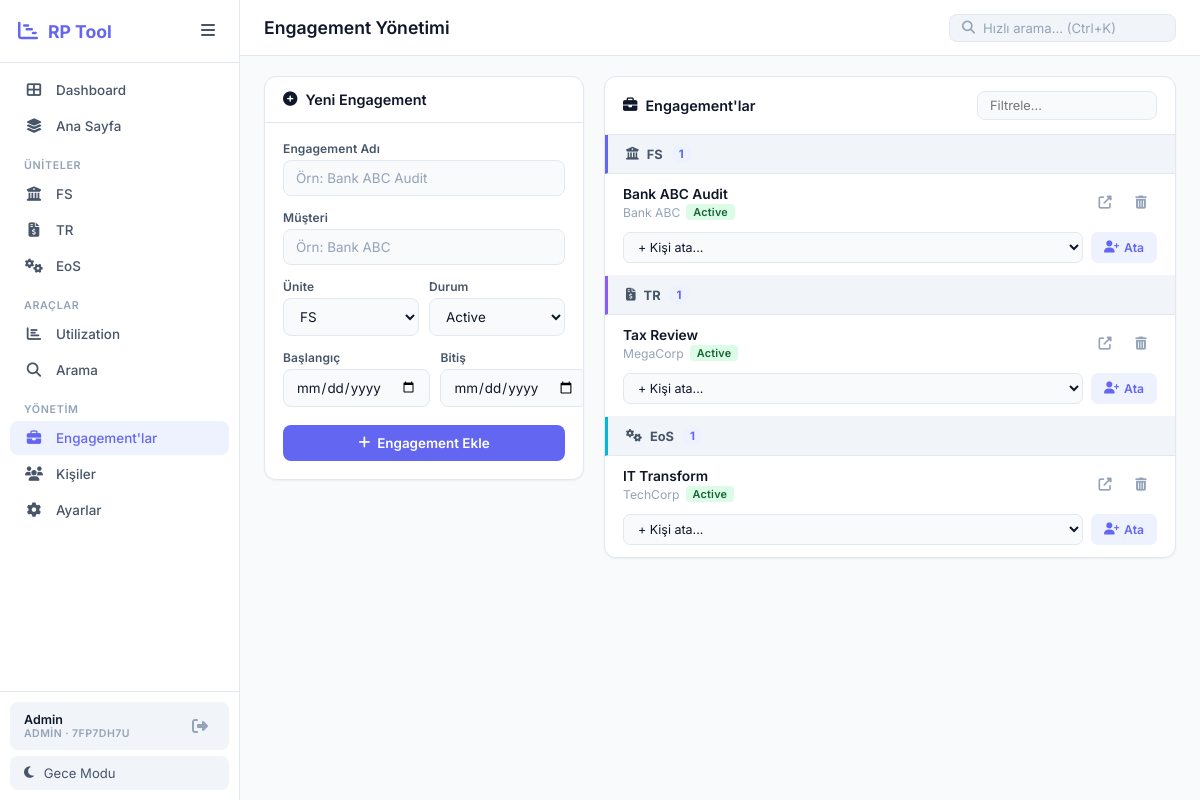
The page /manage/engagements (signed in) on the database as committed earlier.
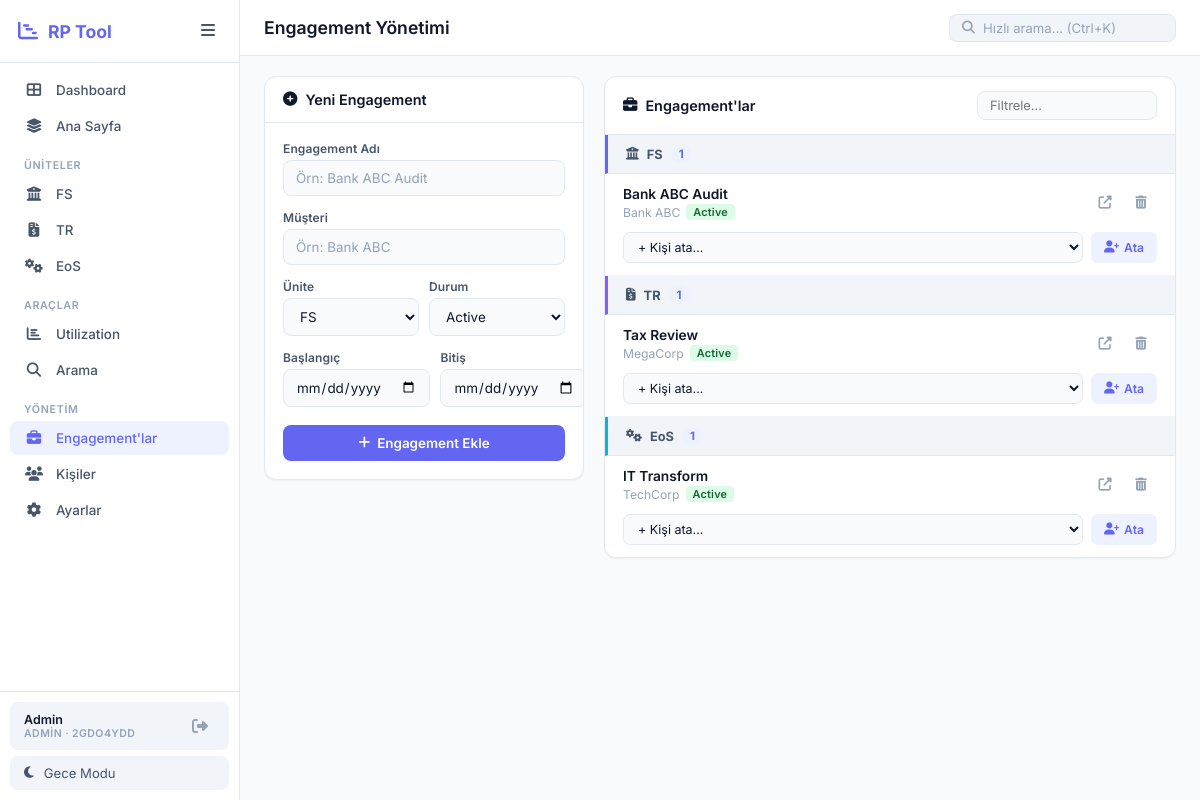
The same page on the database as committed later.
### models.py (models this page shows, shortened)
class Unit(db.Model):
    __tablename__ = 'units'
    id = db.Column(db.Integer, primary_key=True)
    workspace_id = db.Column(db.Integer, db.ForeignKey('workspaces.id'), nullable=False)
    short_name = db.Column(db.String(20), nullable=False)
    long_name = db.Column(db.String(200), nullable=False)
    icon = db.Column(db.String(50), default='fas fa-folder')
    color = db.Column(db.String(20), default='#6366f1')
    sort_order = db.Column(db.Integer, default=0)
    is_active = db.Column(db.Boolean, default=True)
    created_at = db.Column(db.DateTime, default=datetime.utcnow)
    __table_args__ = (
        db.UniqueConstraint('workspace_id', 'short_name', name='unique_ws_unit'),
    )

class User(UserMixin, db.Model):
    __tablename__ = 'users'
    id = db.Column(db.Integer, primary_key=True)
    username = db.Column(db.String(100), unique=True, nullable=False)
    password = db.Column(db.String(200), nullable=False)
    display_name = db.Column(db.String(100), nullable=False)
    email = db.Column(db.String(200), nullable=True)
    role = db.Column(db.String(20), default='user')
    workspace_id = db.Column(db.Integer, db.ForeignKey('workspaces.id'), nullable=False)
    last_login = db.Column(db.DateTime, nullable=True)
    created_at = db.Column(db.DateTime, default=datetime.utcnow)
    def is_admin(self):
        return self.role == 'admin'

class Workspace(db.Model):
    __tablename__ = 'workspaces'
    id = db.Column(db.Integer, primary_key=True)
    name = db.Column(db.String(200), nullable=False)
    code = db.Column(db.String(10), unique=True, nullable=False)
    created_at = db.Column(db.DateTime, default=datetime.utcnow)
    users = db.relationship('User', backref='workspace', lazy=True)
    units = db.relationship('Unit', backref='workspace', lazy=True, cascade='all, delete-orphan')
    titles = db.relationship('Title', backref='workspace', lazy=True, cascade='all, delete-orphan')
    persons = db.relationship('Person', backref='workspace', lazy=True, cascade='all, delete-orphan')
    engagements = db.relationship('Engagement', backref='workspace', lazy=True, cascade='all, delete-orphan')
    settings = db.relationship('AppSettings', backref='workspace', lazy=True, cascade='all, delete-orphan')
    monthly_capacities = db.relationship('MonthlyCapacity', backref='workspace', lazy=True, cascade='all, delete-orphan')

class Engagement(db.Model):
    __tablename__ = 'engagements'
    id = db.Column(db.Integer, primary_key=True)
    workspace_id = db.Column(db.Integer, db.ForeignKey('workspaces.id'), nullable=False)
    name = db.Column(db.String(200), nullable=False)
    client = db.Column(db.String(200), nullable=True)
    category = db.Column(db.String(50), nullable=False, default='FS')
    status = db.Column(db.String(50), default='Active')
    start_date = db.Column(db.Date, nullable=True)
    end_date = db.Column(db.Date, nullable=True)
    created_at = db.Column(db.DateTime, default=datetime.utcnow)
    bookings = db.relationship('Booking', backref='engagement', lazy=True, cascade='all, delete-orphan')

### app.py (the view)
@app.route('/manage/engagements')
@login_required
def manage_engagements():
    if not current_user.is_admin():
        return redirect(url_for('merge'))
    units = get_active_units()
    ebu = {u.short_name: Engagement.query.filter_by(workspace_id=ws_id(), category=u.short_name).order_by(Engagement.name).all() for u in units}
    persons = Person.query.filter_by(workspace_id=ws_id(), is_active=True).order_by(Person.name).all()
    return render_template('manage_engagements.html', units=units, engagements_by_unit=ebu, persons=persons)

### app.py (called while the page is built)
@login_manager.user_loader
def load_user(user_id):
    return db.session.get(User, int(user_id))

def ws_id():
    return current_user.workspace_id

def get_active_units():
    if not current_user.is_authenticated:
        return []
    return Unit.query.filter_by(workspace_id=ws_id(), is_active=True).order_by(Unit.sort_order, Unit.short_name).all()

def get_active_titles():
    if not current_user.is_authenticated:
        return []
    return Title.query.filter_by(workspace_id=ws_id(), is_active=True).order_by(Title.sort_order, Title.name).all()

def get_demand_page_name():
    if not current_user.is_authenticated:
        return 'Ana Sayfa'
    name = AppSettings.get(ws_id(), 'demand_page_name', '')
    return name if name else 'Ana Sayfa'

@app.context_processor
def utility_processor():
    try:
        units = get_active_units()
        dpn = get_demand_page_name()
        titles = get_active_titles()
        ws_code = current_user.workspace.code if current_user.is_authenticated else ''
        ws_name = current_user.workspace.name if current_user.is_authenticated else ''
    except Exception:
        units, titles = [], []
        dpn = 'Ana Sayfa'
        ws_code, ws_name = '', ''
    return {
        'get_week_label': get_week_label,
        'get_month_label': get_month_label,
        'active_units': units,
        'active_titles': titles,
        'demand_page_name': dpn,
        'ws_code': ws_code,
        'ws_name': ws_name,
    }

### models.py (called while the page is built)
    @staticmethod
    def get(workspace_id, key, default=''):
        s = AppSettings.query.filter_by(workspace_id=workspace_id, key=key).first()
        return s.value if s else default

### templates/manage_engagements.html (shortened to what this page needs)
{% extends "base.html" %}
{% block page_title %}Engagement Yönetimi{% endblock %}
{% block content %}
<div class="manage-layout">
    <div class="manage-form-panel">
        <div class="panel-title"><i class="fas fa-plus-circle"></i> Yeni Engagement</div>
        <form id="add-engagement-form" class="manage-form">
            <div class="field">
                <label>Engagement Adı</label>
                <input type="text" id="eng-name" required placeholder="Örn: Bank ABC Audit">
            </div>
            <div class="field">
                <label>Müşteri</label>
                <input type="text" id="eng-client" placeholder="Örn: Bank ABC">
            </div>
            <div class="field-row">
                <div class="field">
                    <label>Ünite</label>
                    <select id="eng-category">
                        {% for u in units %}<option value="{{ u.short_name }}">{{ u.short_name }}</option>{% endfor %}
                    </select>
                </div>
                <div class="field">
                    <label>Durum</label>
                    <select id="eng-status">
                        <option value="Active">Active</option>
                    </select>
                </div>
            </div>
            <div class="field-row">
                <div class="field"><label>Başlangıç</label><input type="date" id="eng-start"></div>
                <div class="field"><label>Bitiş</label><input type="date" id="eng-end"></div>
            </div>
            <button type="submit" class="submit-btn"><i class="fas fa-plus"></i> Engagement Ekle</button>
        </form>
    </div>
    <div class="manage-list-panel">
        <div class="panel-header">
            <div class="panel-title"><i class="fas fa-briefcase"></i> Engagement'lar</div>
            <input type="text" class="panel-filter" placeholder="Filtrele..." oninput="filterManageList(this.value, 'eng-list')">
        </div>
        <div class="manage-list" id="eng-list">
            {% for unit in units %}
            <div class="unit-group-header" style="border-left: 3px solid {{ unit.color }};">
                <i class="{{ unit.icon }}"></i> {{ unit.short_name }}
                <span class="count-badge">{{ engagements_by_unit[unit.short_name]|length }}</span>
            </div>
            {% for eng in engagements_by_unit[unit.short_name] %}
            <div class="manage-item" id="eng-item-{{ eng.id }}">
                <div class="manage-item-main">
                    <div class="manage-item-info">
                        <div class="manage-item-name">{{ eng.name }}</div>
                        <div class="manage-item-meta">
                            {{ eng.client or '—' }}
                            <span class="tag tag-status-{{ eng.status|lower }}">{{ eng.status }}</span>
                        </div>
                    </div>
                    <div class="manage-item-actions">
                        <a href="{{ url_for('engagement_detail', engagement_id=eng.id) }}" class="action-btn" title="Detay"><i class="fas fa-external-link-alt"></i></a>
                        <button class="action-btn action-delete" onclick="deleteEngagement({{ eng.id }})"><i class="fas fa-trash-alt"></i></button>
                    </div>
                </div>
                <div class="manage-item-assign">
                    <select id="person-select-{{ eng.id }}" class="assign-select">
                        <option value="">+ Kişi ata...</option>
                    </select>
                    <button class="assign-btn" onclick="addPersonToEngagement({{ eng.id }})"><i class="fas fa-user-plus"></i> Ata</button>
                </div>
            </div>
            {% endfor %}
            {% endfor %}
        </div>
    </div>
</div>
{% endblock %}

### templates/base.html (shortened to what this page needs)
<!DOCTYPE html>
<html lang="tr" data-theme="light">
<head>
    <link rel="stylesheet" href="{{ url_for('static', filename='css/style.css') }}">
    <link rel="stylesheet" href="https://cdnjs.cloudflare.com/ajax/libs/font-awesome/6.5.0/css/all.min.css">
</head>
<body>
    <aside class="sidebar" id="sidebar">
        <div class="sidebar-header">
            <div class="logo">
                <i class="fas fa-chart-gantt"></i>
                <span>RP Tool</span>
            </div>
            <button class="sidebar-toggle" onclick="toggleSidebar()">
                <i class="fas fa-bars"></i>
            </button>
        </div>
        <nav class="sidebar-nav">
            <a href="{{ url_for('dashboard') }}" class="nav-item {% if request.endpoint == 'dashboard' %}active{% endif %}">
                <i class="fas fa-th-large"></i>
                <span>Dashboard</span>
            </a>
            <a href="{{ url_for('merge') }}" class="nav-item {% if request.endpoint == 'merge' %}active{% endif %}">
                <i class="fas fa-layer-group"></i>
                <span>{{ demand_page_name }}</span>
            </a>
            {% if active_units %}
            <div class="nav-divider">Üniteler</div>
            {% for unit in active_units %}
            <a href="{{ url_for('unit_view', short_name=unit.short_name) }}"
               class="nav-item {% if request.endpoint == 'unit_view' and request.view_args.get('short_name') == unit.short_name %}active{% endif %}">
                <i class="{{ unit.icon }}"></i>
                <span>{{ unit.short_name }}</span>
            </a>
            {% endfor %}
            {% endif %}
            <div class="nav-divider">Araçlar</div>
            <a href="{{ url_for('utilization') }}" class="nav-item {% if request.endpoint == 'utilization' %}active{% endif %}">
                <i class="fas fa-chart-bar"></i>
                <span>Utilization</span>
            </a>
            <a href="{{ url_for('search') }}" class="nav-item {% if request.endpoint == 'search' %}active{% endif %}">
                <i class="fas fa-search"></i>
                <span>Arama</span>
            </a>
            {% if current_user.is_admin() %}
            <div class="nav-divider">Yönetim</div>
            <a href="{{ url_for('manage_engagements') }}" class="nav-item {% if request.endpoint == 'manage_engagements' %}active{% endif %}">
                <i class="fas fa-briefcase"></i>
                <span>Engagement'lar</span>
            </a>
            <a href="{{ url_for('manage_people') }}" class="nav-item {% if request.endpoint == 'manage_people' %}active{% endif %}">
                <i class="fas fa-users"></i>
                <span>Kişiler</span>
            </a>
            <a href="{{ url_for('admin_settings') }}" class="nav-item {% if request.endpoint == 'admin_settings' %}active{% endif %}">
                <i class="fas fa-gear"></i>
                <span>Ayarlar</span>
            </a>
            {% endif %}
        </nav>
        <div class="sidebar-footer">
            <div class="sidebar-user">
                <div class="sidebar-user-info">
                    <span class="sidebar-user-name">{{ current_user.display_name }}</span>
                    <span class="sidebar-user-role">{{ 'Admin' if current_user.is_admin() else 'User' }} · {{ ws_code }}</span>
                </div>
                <a href="{{ url_for('logout') }}" class="sidebar-logout" title="Çıkış">
                    <i class="fas fa-sign-out-alt"></i>
                </a>
            </div>
            <button class="theme-toggle" onclick="toggleTheme()">
                <i class="fas fa-moon" id="theme-icon"></i>
                <span id="theme-text">Gece Modu</span>
            </button>
        </div>
    </aside>
    <main class="main-content" id="main-content">
        <header class="top-bar">
            <div class="top-bar-left">
                <h1 class="page-title">{% block page_title %}Resource Planner{% endblock %}</h1>
            </div>
            <div class="top-bar-right">
                <div class="search-box-mini">
                    <i class="fas fa-search"></i>
                    <input type="text" placeholder="Hızlı arama... (Ctrl+K)" id="quick-search"
                           onkeydown="if(event.key==='Enter') window.location.href='/search?q='+this.value">
                </div>
            </div>
        </header>
        <div class="content-area">
            {% block content %}{% endblock %}
        </div>
    </main>
</body>
</html>

Rows that differ between the two databases and show on the page:
changed Workspace: code "7FP7DH7U" → "2GDO4YDD"
